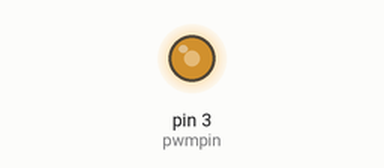
Bench run of a sketch on a simulated Arduino Uno, built with avr-gcc and run on an emulated ATmega328P. Shown: output pins drawn as LEDs (lit = HIGH).

Above: at 0.1 s.
Timing chart, 0 to 1.6 s (numbered marks = the images above):
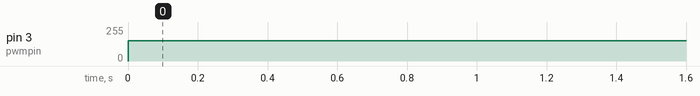

The sketch:

SimplePWM.ino
```cpp
// Choosing pin 3 for the PWM output
int pwmpin = 3;
// Output voltage should be 3V so 255*3/5 = 153
int aout = 153;

// the setup routine runs once when you press reset:
void setup() {
// initialize the digital pin as an output.
pinMode(pwmpin, OUTPUT);
}

// the loop routine runs over and over again forever:
void loop() {
  analogWrite(pwmpin, aout);
  delay(1000);
}
```

Measured:
- by itself, pin 3 (pwmpin): 0/255 → 153/255 at 0.00 s
